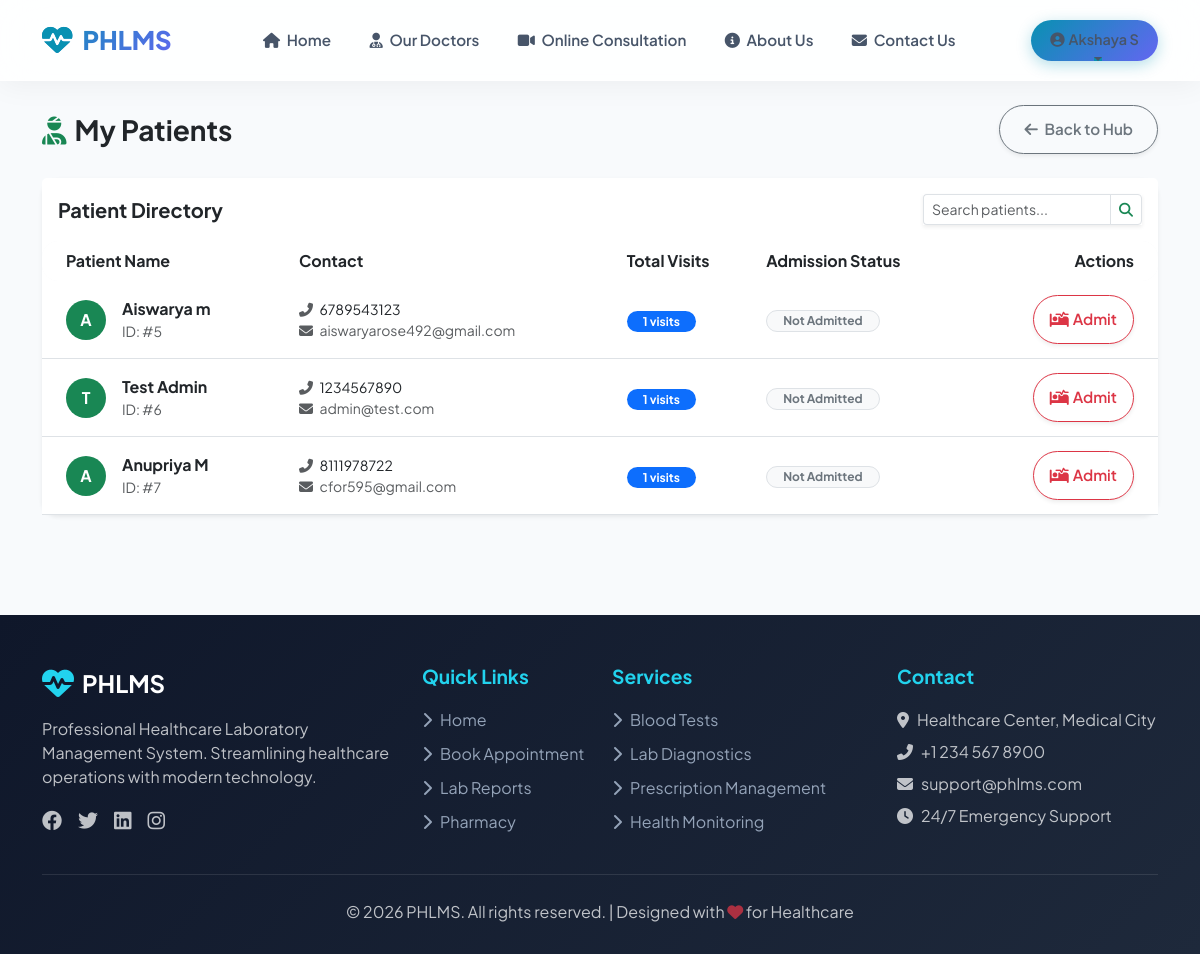
The app's page /doctor/patients/ (signed in) with its own data.
### core/models.py (models this page shows, shortened)
class User(AbstractUser):
    is_hospital_admin = models.BooleanField(default=False)
    is_doctor = models.BooleanField(default=False)
    is_patient = models.BooleanField(default=False)
    is_lab = models.BooleanField(default=False)
    is_pharmacy = models.BooleanField(default=False)
    is_staff_member = models.BooleanField(default=False)

class Patient(models.Model):
    user = models.OneToOneField(User, on_delete=models.CASCADE, related_name='patient_profile')
    hospital = models.ForeignKey(Hospital, on_delete=models.CASCADE)
    phone = models.CharField(max_length=15, default='')
    date_of_birth = models.DateField(null=True, blank=True)
    gender = models.CharField(max_length=10, choices=[('Male', 'Male'), ('Female', 'Female'), ('Other', 'Other')], default='Other')
    address = models.TextField(default='')
    water_goal = models.IntegerField(default=8, help_text="Daily water intake goal in glasses")

### core/views.py (the view)
# urls.py: path('doctor/patients/', views.doctor_patients, name='doctor_patients'),
@login_required
def doctor_patients(request):
    if not request.user.is_doctor:
        return redirect('dashboard')
    doctor = request.user.doctor_profile
    hospital = doctor.hospital
    patient_ids = Appointment.objects.filter(doctor=doctor).values_list('patient_id', flat=True).distinct()
    patients = Patient.objects.filter(id__in=patient_ids).select_related('user')
    active_admissions = PatientAdmission.objects.filter(
        hospital=hospital,
        status__in=['Admitted', 'Under Treatment', 'Critical', 'Stable']
    ).select_related('patient', 'patient__user', 'ward')
    admission_map = {}
    for admission in active_admissions:
        admission_map[admission.patient_id] = admission
    patient_stats = []
    for patient in patients:
        appointments = Appointment.objects.filter(doctor=doctor, patient=patient)
        patient_stats.append({
            'patient': patient,
            'visit_count': appointments.count(),
            'last_visit': appointments.order_by('-date', '-time').first(),
            'admission': admission_map.get(patient.id)
        })
    context = {
        'doctor': doctor,
        'patient_stats': patient_stats,
        'wards': Ward.objects.filter(hospital=hospital, is_active=True),
    }
    return render(request, 'core/doctor_patients.html', context)

### core/templates/core/doctor_patients.html (shortened to what this page needs)
{% extends 'core/base.html' %}
{% load static %}
{% block content %}
<div class="d-flex justify-content-between align-items-center mb-4">
    <h3 class="fw-bold mb-0 text-dark"><i class="fas fa-user-injured text-success me-2"></i>My Patients</h3>
    <a href="{% url 'doctor_dashboard' %}" class="btn btn-outline-secondary rounded-pill shadow-sm">
        <i class="fas fa-arrow-left me-1"></i> Back to Hub
    </a>
</div>
<div class="card border-0 shadow-sm rounded-4 h-100">
    <div class="card-header bg-white border-0 py-3 d-flex justify-content-between align-items-center">
        <h5 class="fw-bold mb-0">Patient Directory</h5>
        <div class="input-group input-group-sm w-auto shadow-sm">
            <input type="text" class="form-control form-control-sm border-end-0" placeholder="Search patients..."
                id="patientSearch">
            <button class="btn btn-outline-success border" type="button"><i class="fas fa-search"></i></button>
        </div>
    </div>
    <div class="card-body p-0">
        <div class="table-responsive">
            <table class="table table-hover align-middle mb-0" id="patientsTable">
                <thead class="bg-light">
                    <tr>
                        <th class="border-0 rounded-start-4 ps-4">Patient Name</th>
                        <th class="border-0">Contact</th>
                        <th class="border-0">Total Visits</th>
                        <th class="border-0">Admission Status</th>
                        <th class="border-0 rounded-end-4 text-end pe-4">Actions</th>
                    </tr>
                </thead>
                <tbody>
                    {% for p_stat in patient_stats %}
                    <tr class="patient-row">
                        <td class="ps-4 py-3">
                            <div class="d-flex align-items-center">
                                <div class="bg-success text-white rounded-circle d-flex align-items-center justify-content-center me-3"
                                    style="width: 40px; height: 40px; font-weight: bold;">
                                    {{ p_stat.patient.user.first_name|make_list|first }}
                                </div>
                                <div>
                                    <div class="fw-bold text-dark patient-name">{{ p_stat.patient.user.get_full_name }}</div>
                                    <div class="small text-muted">ID: #{{ p_stat.patient.id }}</div>
                                </div>
                            </div>
                        </td>
                        <td>
                            <div class="text-dark small">
                                <i class="fas fa-phone-alt text-muted me-1"></i>
                                {{ p_stat.patient.phone|default:"N/A" }}
                            </div>
                            <div class="text-muted small">
                                <i class="fas fa-envelope text-muted me-1"></i>
                                {{ p_stat.patient.user.email }}
                            </div>
                        </td>
                        <td>
                            <span class="badge bg-primary rounded-pill px-3">{{ p_stat.visit_count }} visits</span>
                        </td>
                        <td>
                            {% if p_stat.admission %}
                                <span class="badge bg-{% if p_stat.admission.status == 'Critical' %}danger{% elif p_stat.admission.status == 'Stable' %}success{% else %}warning text-dark{% endif %} rounded-pill px-3">
                                    <i class="fas fa-procedures me-1"></i>{{ p_stat.admission.status }}
                                </span>
                                <div class="small text-muted mt-1">
                                    {{ p_stat.admission.ward.ward_number }} | Bed {{ p_stat.admission.bed_number|default:"-" }}
                                </div>
                                {% if p_stat.admission.is_serious %}
                                <span class="badge bg-danger-subtle text-danger mt-1">SERIOUS</span>
                                {% endif %}
                            {% else %}
                                <span class="badge bg-light text-secondary border rounded-pill px-3">Not Admitted</span>
                            {% endif %}
                        </td>
                        <td class="text-end pe-4">
                            {% if p_stat.admission %}
                                <a href="{% url 'view_admission_details' p_stat.admission.id %}" class="btn btn-sm btn-outline-primary rounded-pill px-3 me-1 shadow-sm" title="View Details">
                                    <i class="fas fa-eye"></i>
                                </a>
                                <a href="{% url 'discharge_patient' p_stat.admission.id %}" class="btn btn-sm btn-outline-success rounded-pill px-3 me-1 shadow-sm" title="Discharge">
                                    <i class="fas fa-sign-out-alt"></i>
                                </a>
                            {% else %}
                                <button class="btn btn-sm btn-outline-danger rounded-pill px-3 shadow-sm"
                                    onclick="openAdmitModal('{{ p_stat.patient.id }}', '{{ p_stat.patient.user.get_full_name }}')"
                                    title="Admit Patient">
                                    <i class="fas fa-procedures me-1"></i>Admit
                                </button>
                            {% endif %}
                        </td>
                    </tr>
                    {% endfor %}
                </tbody>
            </table>
        </div>
    </div>
</div>
{% endblock %}

### core/templates/core/base.html (shortened to what this page needs)
<!DOCTYPE html>
<html lang="en">
<head>
    <link href="https://cdn.jsdelivr.net/npm/bootstrap@5.3.0/dist/css/bootstrap.min.css" rel="stylesheet">
    <link rel="stylesheet" href="https://cdnjs.cloudflare.com/ajax/libs/font-awesome/6.4.0/css/all.min.css">
</head>
<body>
    <div class="toast-container position-fixed bottom-0 end-0 p-3" id="toastContainer" style="z-index: 1055;"></div>
    <nav class="navbar navbar-expand-lg mb-0 py-3 sticky-top">
        <div class="container">
            <a class="navbar-brand" href="{% url 'home' %}">
                <i class="fas fa-heartbeat"></i> PHLMS
            </a>
            <div class="collapse navbar-collapse" id="navbarNav">
                <ul class="navbar-nav mx-auto align-items-center">
                    <li class="nav-item"><a class="nav-link" href="{% url 'home' %}"><i class="fas fa-home me-1"></i>
                            Home</a></li>
                    <li class="nav-item"><a class="nav-link" href="#doctors"><i class="fas fa-user-md me-1"></i> Our
                            Doctors</a></li>
                    <li class="nav-item"><a class="nav-link"
                            href="{% if user.is_authenticated %}{% url 'select_doctor' %}{% else %}{% url 'login' %}?next={% url 'select_doctor' %}{% endif %}"><i
                                class="fas fa-video me-1"></i> Online Consultation</a></li>
                    <li class="nav-item"><a class="nav-link" href="{% url 'about' %}"><i
                                class="fas fa-info-circle me-1"></i> About Us</a></li>
                    <li class="nav-item"><a class="nav-link" href="{% url 'contact' %}"><i
                                class="fas fa-envelope me-1"></i> Contact Us</a></li>
                </ul>
                <ul class="navbar-nav align-items-center">
                    {% if user.is_authenticated and not user.is_superuser %}
                    <li class="nav-item dropdown">
                        <a class="nav-link user-dropdown dropdown-toggle" href="#" id="navbarDropdown" role="button"
                            data-bs-toggle="dropdown" aria-expanded="false">
                            <i class="fas fa-user-circle me-1"></i>{{ user.get_full_name|default:user.username }}
                        </a>
                    </li>
                    {% else %}
                    <li class="nav-item"><a class="nav-link btn btn-primary text-white ms-2" href="{% url 'login' %}"><i
                                class="fas fa-sign-in-alt me-1"></i> Login</a></li>
                    {% endif %}
                </ul>
            </div>
        </div>
    </nav>
    <div class="container main-content pt-4">
        {% block content %}{% endblock %}
    </div>
    <footer class="site-footer">
        <div class="container">
            <div class="row g-4">
                <div class="col-lg-4">
                    <div class="d-flex align-items-center gap-2 mb-3">
                        <i class="fas fa-heartbeat fa-2x" style="color: var(--primary-light);"></i>
                        <span class="fw-bold fs-4">
                            {% if hospital %}
                            {{ hospital.name }}
                            {% elif user.is_authenticated and user.is_hospital_admin and user.hospital_profile %}
                            {{ user.hospital_profile.name }}
                            {% else %}
                            PHLMS
                            {% endif %}
                        </span>
                    </div>
                    <p class="text-light opacity-75">
                        {% if hospital and hospital.address %}
                        {{ hospital.address }}
                        {% elif user.is_authenticated and user.is_hospital_admin and user.hospital_profile.address %}
                        {{ user.hospital_profile.address }}
                        {% else %}
                        Professional Healthcare Laboratory Management System. Streamlining healthcare operations with
                        modern technology.
                        {% endif %}
                    </p>
                    <div class="d-flex gap-3 mt-3">
                        <a href="#" class="text-light opacity-75 fs-5"><i class="fab fa-facebook"></i></a>
                        <a href="#" class="text-light opacity-75 fs-5"><i class="fab fa-twitter"></i></a>
                        <a href="#" class="text-light opacity-75 fs-5"><i class="fab fa-linkedin"></i></a>
                        <a href="#" class="text-light opacity-75 fs-5"><i class="fab fa-instagram"></i></a>
                    </div>
                </div>
                <div class="col-lg-2">
                    <h6 class="footer-title">Quick Links</h6>
                    <a href="{% url 'home' %}" class="footer-link"><i class="fas fa-chevron-right me-2"></i>Home</a>
                    <a href="{% url 'select_doctor' %}" class="footer-link"><i
                            class="fas fa-chevron-right me-2"></i>Book Appointment</a>
                    <a href="{% url 'lab_dashboard' %}" class="footer-link"><i class="fas fa-chevron-right me-2"></i>Lab
                        Reports</a>
                    <a href="{% url 'pharmacy_dashboard' %}" class="footer-link"><i
                            class="fas fa-chevron-right me-2"></i>Pharmacy</a>
                </div>
                <div class="col-lg-3">
                    <h6 class="footer-title">Services</h6>
                    <a href="#" class="footer-link"><i class="fas fa-chevron-right me-2"></i>Blood Tests</a>
                    <a href="#" class="footer-link"><i class="fas fa-chevron-right me-2"></i>Lab Diagnostics</a>
                    <a href="#" class="footer-link"><i class="fas fa-chevron-right me-2"></i>Prescription Management</a>
                    <a href="#" class="footer-link"><i class="fas fa-chevron-right me-2"></i>Health Monitoring</a>
                </div>
                <div class="col-lg-3">
                    <h6 class="footer-title">Contact</h6>
                    {% if hospital %}
                    <p class="text-light opacity-75 mb-2"><i class="fas fa-map-marker-alt me-2"></i>{{ hospital.address }}</p>
                    <p class="text-light opacity-75 mb-2"><i class="fas fa-envelope me-2"></i>{{ hospital.user.email }}
                    </p>
                    {% elif user.is_authenticated and user.is_hospital_admin and user.hospital_profile %}
                    <p class="text-light opacity-75 mb-2"><i class="fas fa-map-marker-alt me-2"></i>{{ user.hospital_profile.address }}</p>
                    <p class="text-light opacity-75 mb-2"><i class="fas fa-envelope me-2"></i>{{ user.email }}</p>
                    {% else %}
                    <p class="text-light opacity-75 mb-2"><i class="fas fa-map-marker-alt me-2"></i>Healthcare Center,
                        Medical City</p>
                    <p class="text-light opacity-75 mb-2"><i class="fas fa-phone-alt me-2"></i>+1 234 567 8900</p>
                    <p class="text-light opacity-75 mb-2"><i class="fas fa-envelope me-2"></i>support@phlms.com</p>
                    {% endif %}
                    <p class="text-light opacity-75"><i class="fas fa-clock me-2"></i>24/7 Emergency Support</p>
                </div>
            </div>
            <div class="footer-bottom text-center">
                <p class="mb-0 text-light opacity-75">&copy; 2026 PHLMS. All rights reserved. | Designed with <i
                        class="fas fa-heart text-danger"></i> for Healthcare</p>
            </div>
        </div>
    </footer>
</body>
</html>

### records on screen
User: get_full_name "Akshaya S"
Patient: patient.user.first_name|make_list "A", patient.user.get_full_name "Aiswarya m", patient.id "5", patient.phone "6789543123", patient.user.email "aiswaryarose492@gmail.com", visit_count "1"
Patient: patient.user.first_name|make_list "T", patient.user.get_full_name "Test Admin", patient.id "6", patient.phone "1234567890", patient.user.email "admin@test.com", visit_count "1"
Patient: patient.user.first_name|make_list "A", patient.user.get_full_name "Anupriya M", patient.id "7", patient.phone "8111978722", patient.user.email "cfor595@gmail.com", visit_count "1"
